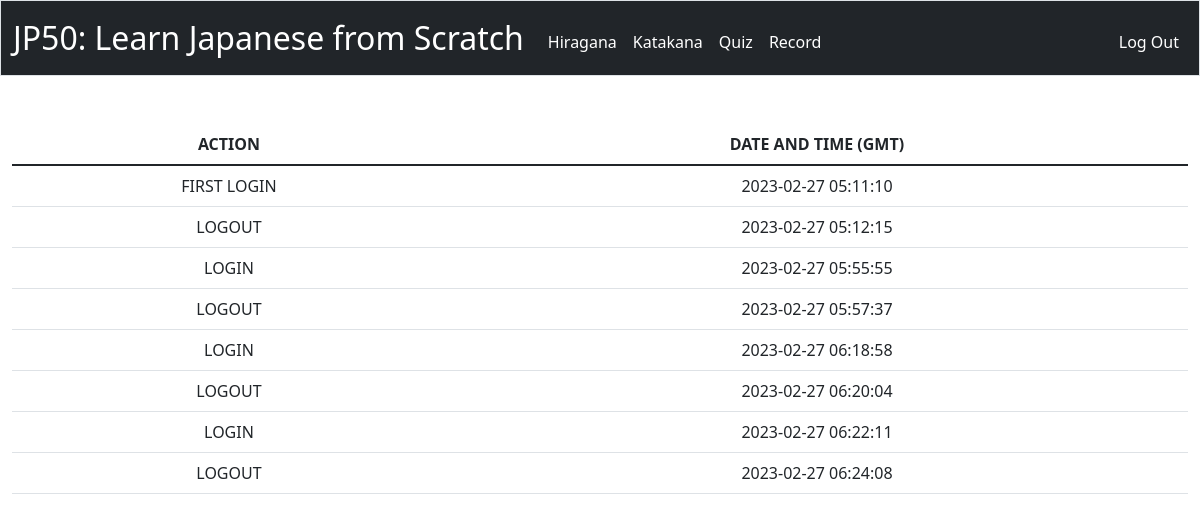
The page /record (signed in) on the database its author committed.
### tables this page shows
CREATE TABLE 'record' ('type' TEXT NOT NULL, 'datetime' DATETIME NOT NULL DEFAULT CURRENT_TIMESTAMP, 'username'  TEXT NOT NULL  );

### app.py (the view)
@app.route("/record")
@login_required
def record():
    username = db.execute("SELECT username FROM users WHERE id = ?", session["user_id"])
    username = username[0]["username"]
    lists = db.execute("SELECT type,datetime FROM record WHERE username = ?", username)
    return render_template("record.html", lists = lists)

### app.py (called while the page is built)
@app.after_request
def after_request(response):
    response.headers["Cache-Control"] = "no-cache, no-store, must-revalidate"
    response.headers["Expires"] = 0
    response.headers["Pragma"] = "no-cache"
    return response

### helpers.py (called while the page is built)
def login_required(f):
    @wraps(f)
    def decorated_function(*args, **kwargs):
        if session.get("user_id") is None:
            return redirect("/login")
        return f(*args, **kwargs)
    return decorated_function

### templates/record.html (shortened to what this page needs)
{% extends "layout.html" %}
{% block main %}
<table class="table">
    <thead>
        <tr>
            <th>ACTION</th>
            <th>DATE AND TIME (GMT)</th>
        </tr>
    </thead>
    <tbody>
        {% for list in lists %}
            <tr>
                <td>{{list.type}}</td>
                <td>{{list.datetime}}</td>
            </tr>
        {% endfor %}
    </tbody>
</table>
{% endblock %}

### templates/layout.html (shortened to what this page needs)
<!DOCTYPE html>
<html lang="en">
    <head>
        <link href="https://cdn.jsdelivr.net/npm/bootstrap@5.1.3/dist/css/bootstrap.min.css" rel="stylesheet">
        <link href="/static/styles.css" rel="stylesheet">
    </head>
    <body>
        <nav class="bg-dark border navbar navbar-expand-md navbar-dark">
            <div class="container-fluid">
                <a class="navbar-brand" href="/"><span class="white">JP50: Learn Japanese from Scratch</span></a>
                <div class="collapse navbar-collapse" id="navbar">
                    {% if session["user_id"] %}
                        <ul class="navbar-nav me-auto mt-2">
                            <li class="nav-item"><a class="nav-link" href="/hiragana"><span class="white">Hiragana</span></a></li>
                            <li class="nav-item"><a class="nav-link" href="/katakana"><span class="white">Katakana</span></a></li>
                            <li class="nav-item"><a class="nav-link" href="/quiz"><span class="white">Quiz</span></a></li>
                            <li class="nav-item"><a class="nav-link" href="/record"><span class="white">Record</span></a></li>
                        </ul>
                        <ul class="navbar-nav ms-auto mt-2">
                            <li class="nav-item"><a class="nav-link" href="/logout"><span class="white">Log Out</span></a></li>
                        </ul>
                    {% else %}
                        <ul class="navbar-nav ms-auto mt-2">
                            <li class="nav-item"><a class="nav-link" href="/register"><span class="white">Register</span></a></li>
                            <li class="nav-item"><a class="nav-link" href="/login"><span class="white">Log In</span></a></li>
                        </ul>
                    {% endif %}
                </div>
            </div>
        </nav>
        <main class="container-fluid py-5 text-center">
            {% block main %}{% endblock %}
        </main>
    </body>
</html>

### static/styles.css (style rules this page uses)
nav .navbar-brand { font-size: xx-large; }
nav .navbar-brand .white { color: #ffffff; }
nav .nav-item .white { color: #ffffff; }
body { overflow-x :hidden; }

### rows shown on the page
record: type "FIRST LOGIN", datetime "2023-02-27 05:11:10"
record: type "LOGOUT", datetime "2023-02-27 05:12:15"
record: type "LOGIN", datetime "2023-02-27 05:55:55"
record: type "LOGOUT", datetime "2023-02-27 05:57:37"
record: type "LOGIN", datetime "2023-02-27 06:18:58"
record: type "LOGOUT", datetime "2023-02-27 06:20:04"
record: type "LOGIN", datetime "2023-02-27 06:22:11"
record: type "LOGOUT", datetime "2023-02-27 06:24:08"
